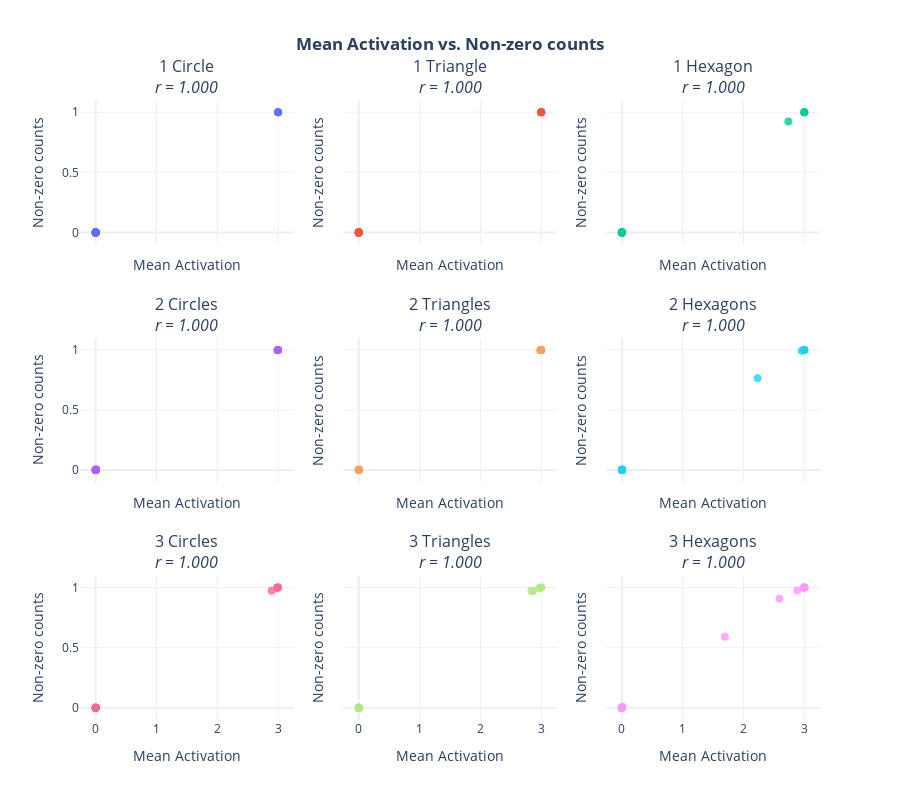

Notebook code cell kept with this figure:
### Code cell
plot_importance_comparison(
    transformed_mean_scores, 
    transformed_count_scores, 
    class_idx_to_name,
    figure_title="Mean Activation vs. Non-zero counts",
    x_label="Mean Activation",
    y_label="Non-zero counts",
    special_prototypes=DEAD_PROTOTYPES,
    exclude_special_prototypes_from_corr_calc=True
)

### Figure 1 — Plotly figure (JSON) as saved in the notebook; plotly's stock layout.template omitted (floating-point values rounded to 4 significant figures)
{"data": [{"hovertext": ["Prototype 0", "Prototype 1", "Prototype 2", "Prototype 3", "Prototype 4", "Prototype 5", "Prototype 6", "Prototype 7", "Prototype 8", "Prototype 9", "Prototype 10", "Prototype 11", "Prototype 12", "Prototype 13", "Prototype 14", "Prototype 15"], "marker": {"opacity": 0.8, "size": 8, "symbol": ["circle", "circle", "circle", "circle", "circle", "circle", "circle", "circle", "circle", "circle", "circle", "circle", "circle", "circle", "circle", "circle"]}, "mode": "markers", "name": "Class 0", "type": "scatter", "x": [0, 0, 0, 0.0025, 0, 0, 0, 0, 3, 0, 0, 0, 0, 3, 0, 3], "xaxis": "x", "y": [0, 0, 0, 0.0025, 0, 0, 0, 0, 1, 0, 0, 0, 0, 1, 0, 1], "yaxis": "y"}, {"hovertext": ["Prototype 0", "Prototype 1", "Prototype 2", "Prototype 3", "Prototype 4", "Prototype 5", "Prototype 6", "Prototype 7", "Prototype 8", "Prototype 9", "Prototype 10", "Prototype 11", "Prototype 12", "Prototype 13", "Prototype 14", "Prototype 15"], "marker": {"opacity": 0.8, "size": 8, "symbol": ["circle", "circle", "circle", "circle", "circle", "circle", "circle", "circle", "circle", "circle", "circle", "circle", "circle", "circle", "circle", "circle"]}, "mode": "markers", "name": "Class 1", "type": "scatter", "x": [0, 0, 0, 0, 0.0025, 0, 0, 0, 0, 3, 3, 0, 0, 0, 3, 3], "xaxis": "x2", "y": [0, 0, 0, 0, 0.0025, 0, 0, 0, 0, 1, 1, 0, 0, 0, 1, 1], "yaxis": "y2"}, {"hovertext": ["Prototype 0", "Prototype 1", "Prototype 2", "Prototype 3", "Prototype 4", "Prototype 5", "Prototype 6", "Prototype 7", "Prototype 8", "Prototype 9", "Prototype 10", "Prototype 11", "Prototype 12", "Prototype 13", "Prototype 14", "Prototype 15"], "marker": {"opacity": 0.8, "size": 8, "symbol": ["circle", "circle", "circle", "circle", "circle", "circle", "circle", "circle", "circle", "circle", "circle", "circle", "circle", "circle", "circle", "circle"]}, "mode": "markers", "name": "Class 2", "type": "scatter", "x": [0, 0, 0, 2.737, 0, 3, 0, 0, 0.0025, 0.0025, 0.0025, 3, 0, 0, 0, 3], "xaxis": "x3", "y": [0, 0, 0, 0.9225, 0, 1, 0, 0, 0.0025, 0.0025, 0.0025, 1, 0, 0, 0, 1], "yaxis": "y3"}, {"hovertext": ["Prototype 0", "Prototype 1", "Prototype 2", "Prototype 3", "Prototype 4", "Prototype 5", "Prototype 6", "Prototype 7", "Prototype 8", "Prototype 9", "Prototype 10", "Prototype 11", "Prototype 12", "Prototype 13", "Prototype 14", "Prototype 15"], "marker": {"opacity": 0.8, "size": 8, "symbol": ["circle", "circle", "circle", "circle", "circle", "circle", "circle", "circle", "circle", "circle", "circle", "circle", "circle", "circle", "circle", "circle"]}, "mode": "markers", "name": "Class 3", "type": "scatter", "x": [0.0025, 0.0025, 0, 0, 0.005, 0.0025, 0, 0, 2.987, 0, 0.0025, 0, 3, 3, 0, 3], "xaxis": "x4", "y": [0.0025, 0.0025, 0, 0, 0.005, 0.0025, 0, 0, 0.9975, 0, 0.0025, 0, 1, 1, 0, 1], "yaxis": "y4"}, {"hovertext": ["Prototype 0", "Prototype 1", "Prototype 2", "Prototype 3", "Prototype 4", "Prototype 5", "Prototype 6", "Prototype 7", "Prototype 8", "Prototype 9", "Prototype 10", "Prototype 11", "Prototype 12", "Prototype 13", "Prototype 14", "Prototype 15"], "marker": {"opacity": 0.8, "size": 8, "symbol": ["circle", "circle", "circle", "circle", "circle", "circle", "circle", "circle", "circle", "circle", "circle", "circle", "circle", "circle", "circle", "circle"]}, "mode": "markers", "name": "Class 4", "type": "scatter", "x": [0, 0, 0, 0, 3, 0, 0, 0.005, 0, 3, 2.983, 0, 0, 0, 2.997, 3], "xaxis": "x5", "y": [0, 0, 0, 0, 1, 0, 0, 0.005, 0, 1, 0.9975, 0, 0, 0, 1, 1], "yaxis": "y5"}, {"hovertext": ["Prototype 0", "Prototype 1", "Prototype 2", "Prototype 3", "Prototype 4", "Prototype 5", "Prototype 6", "Prototype 7", "Prototype 8", "Prototype 9", "Prototype 10", "Prototype 11", "Prototype 12", "Prototype 13", "Prototype 14", "Prototype 15"], "marker": {"opacity": 0.8, "size": 8, "symbol": ["circle", "circle", "circle", "circle", "circle", "circle", "circle", "circle", "circle", "circle", "circle", "circle", "circle", "circle", "circle", "circle"]}, "mode": "markers", "name": "Class 5", "type": "scatter", "x": [0, 3, 2.997, 2.233, 0.0025, 3, 0.0025, 0, 0, 0.0025, 0.005, 2.957, 0, 0, 0, 3], "xaxis": "x6", "y": [0, 1, 1, 0.765, 0.0025, 1, 0.0025, 0, 0, 0.0025, 0.005, 0.9925, 0, 0, 0, 1], "yaxis": "y6"}, {"hovertext": ["Prototype 0", "Prototype 1", "Prototype 2", "Prototype 3", "Prototype 4", "Prototype 5", "Prototype 6", "Prototype 7", "Prototype 8", "Prototype 9", "Prototype 10", "Prototype 11", "Prototype 12", "Prototype 13", "Prototype 14", "Prototype 15"], "marker": {"opacity": 0.8, "size": 8, "symbol": ["circle", "circle", "circle", "circle", "circle", "circle", "circle", "circle", "circle", "circle", "circle", "circle", "circle", "circle", "circle", "circle"]}, "mode": "markers", "name": "Class 6", "type": "scatter", "x": [2.99, 0, 0, 0, 0, 0, 0, 0, 2.985, 0, 0, 0, 2.895, 2.99, 0, 3], "xaxis": "x7", "y": [1, 0, 0, 0, 0, 0, 0, 0, 0.9975, 0, 0, 0, 0.9725, 1, 0, 1], "yaxis": "y7"}, {"hovertext": ["Prototype 0", "Prototype 1", "Prototype 2", "Prototype 3", "Prototype 4", "Prototype 5", "Prototype 6", "Prototype 7", "Prototype 8", "Prototype 9", "Prototype 10", "Prototype 11", "Prototype 12", "Prototype 13", "Prototype 14", "Prototype 15"], "marker": {"opacity": 0.8, "size": 8, "symbol": ["circle", "circle", "circle", "circle", "circle", "circle", "circle", "circle", "circle", "circle", "circle", "circle", "circle", "circle", "circle", "circle"]}, "mode": "markers", "name": "Class 7", "type": "scatter", "x": [0, 0, 0, 0, 2.84, 0, 0, 2.993, 0, 3, 2.862, 0, 0, 0, 2.965, 3], "xaxis": "x8", "y": [0, 0, 0, 0, 0.9725, 0, 0, 0.9975, 0, 1, 0.97, 0, 0, 0, 0.995, 1], "yaxis": "y8"}, {"hovertext": ["Prototype 0", "Prototype 1", "Prototype 2", "Prototype 3", "Prototype 4", "Prototype 5", "Prototype 6", "Prototype 7", "Prototype 8", "Prototype 9", "Prototype 10", "Prototype 11", "Prototype 12", "Prototype 13", "Prototype 14", "Prototype 15"], "marker": {"opacity": 0.8, "size": 8, "symbol": ["circle", "circle", "circle", "circle", "circle", "circle", "circle", "circle", "circle", "circle", "circle", "circle", "circle", "circle", "circle", "circle"]}, "mode": "markers", "name": "Class 8", "type": "scatter", "x": [0, 3, 2.885, 1.695, 0, 3, 3, 0, 0, 0.0075, 0, 2.592, 0, 0, 0, 3], "xaxis": "x9", "y": [0, 1, 0.975, 0.59, 0, 1, 1, 0, 0, 0.0075, 0, 0.9075, 0, 0, 0, 1], "yaxis": "y9"}], "layout": {"annotations": [{"font": {"size": 16}, "showarrow": false, "text": "1 Circle<br><i>r = 1.000</i>", "x": 0.1444, "xanchor": "center", "xref": "paper", "y": 1.0, "yanchor": "bottom", "yref": "paper"}, {"font": {"size": 16}, "showarrow": false, "text": "1 Triangle<br><i>r = 1.000</i>", "x": 0.5, "xanchor": "center", "xref": "paper", "y": 1.0, "yanchor": "bottom", "yref": "paper"}, {"font": {"size": 16}, "showarrow": false, "text": "1 Hexagon<br><i>r = 1.000</i>", "x": 0.8556, "xanchor": "center", "xref": "paper", "y": 1.0, "yanchor": "bottom", "yref": "paper"}, {"font": {"size": 16}, "showarrow": false, "text": "2 Circles<br><i>r = 1.000</i>", "x": 0.1444, "xanchor": "center", "xref": "paper", "y": 0.6167, "yanchor": "bottom", "yref": "paper"}, {"font": {"size": 16}, "showarrow": false, "text": "2 Triangles<br><i>r = 1.000</i>", "x": 0.5, "xanchor": "center", "xref": "paper", "y": 0.6167, "yanchor": "bottom", "yref": "paper"}, {"font": {"size": 16}, "showarrow": false, "text": "2 Hexagons<br><i>r = 1.000</i>", "x": 0.8556, "xanchor": "center", "xref": "paper", "y": 0.6167, "yanchor": "bottom", "yref": "paper"}, {"font": {"size": 16}, "showarrow": false, "text": "3 Circles<br><i>r = 1.000</i>", "x": 0.1444, "xanchor": "center", "xref": "paper", "y": 0.2333, "yanchor": "bottom", "yref": "paper"}, {"font": {"size": 16}, "showarrow": false, "text": "3 Triangles<br><i>r = 1.000</i>", "x": 0.5, "xanchor": "center", "xref": "paper", "y": 0.2333, "yanchor": "bottom", "yref": "paper"}, {"font": {"size": 16}, "showarrow": false, "text": "3 Hexagons<br><i>r = 1.000</i>", "x": 0.8556, "xanchor": "center", "xref": "paper", "y": 0.2333, "yanchor": "bottom", "yref": "paper"}], "height": 800, "showlegend": false, "title": {"text": "<b>Mean Activation vs. Non-zero counts</b>", "x": 0.5}, "width": 900, "xaxis": {"anchor": "y", "domain": [0, 0.2889], "matches": "x7", "showticklabels": false, "title": {"text": "Mean Activation"}}, "xaxis2": {"anchor": "y2", "domain": [0.3556, 0.6444], "matches": "x8", "showticklabels": false, "title": {"text": "Mean Activation"}}, "xaxis3": {"anchor": "y3", "domain": [0.7111, 1], "matches": "x9", "showticklabels": false, "title": {"text": "Mean Activation"}}, "xaxis4": {"anchor": "y4", "domain": [0, 0.2889], "matches": "x7", "showticklabels": false, "title": {"text": "Mean Activation"}}, "xaxis5": {"anchor": "y5", "domain": [0.3556, 0.6444], "matches": "x8", "showticklabels": false, "title": {"text": "Mean Activation"}}, "xaxis6": {"anchor": "y6", "domain": [0.7111, 1], "matches": "x9", "showticklabels": false, "title": {"text": "Mean Activation"}}, "xaxis7": {"anchor": "y7", "domain": [0, 0.2889], "title": {"text": "Mean Activation"}}, "xaxis8": {"anchor": "y8", "domain": [0.3556, 0.6444], "title": {"text": "Mean Activation"}}, "xaxis9": {"anchor": "y9", "domain": [0.7111, 1], "title": {"text": "Mean Activation"}}, "yaxis": {"anchor": "x", "domain": [0.7667, 1.0], "title": {"text": "Non-zero counts"}}, "yaxis2": {"anchor": "x2", "domain": [0.7667, 1.0], "matches": "y", "showticklabels": false, "title": {"text": "Non-zero counts"}}, "yaxis3": {"anchor": "x3", "domain": [0.7667, 1.0], "matches": "y", "showticklabels": false, "title": {"text": "Non-zero counts"}}, "yaxis4": {"anchor": "x4", "domain": [0.3833, 0.6167], "title": {"text": "Non-zero counts"}}, "yaxis5": {"anchor": "x5", "domain": [0.3833, 0.6167], "matches": "y4", "showticklabels": false, "title": {"text": "Non-zero counts"}}, "yaxis6": {"anchor": "x6", "domain": [0.3833, 0.6167], "matches": "y4", "showticklabels": false, "title": {"text": "Non-zero counts"}}, "yaxis7": {"anchor": "x7", "domain": [0, 0.2333], "title": {"text": "Non-zero counts"}}, "yaxis8": {"anchor": "x8", "domain": [0, 0.2333], "matches": "y7", "showticklabels": false, "title": {"text": "Non-zero counts"}}, "yaxis9": {"anchor": "x9", "domain": [0, 0.2333], "matches": "y7", "showticklabels": false, "title": {"text": "Non-zero counts"}}}}
